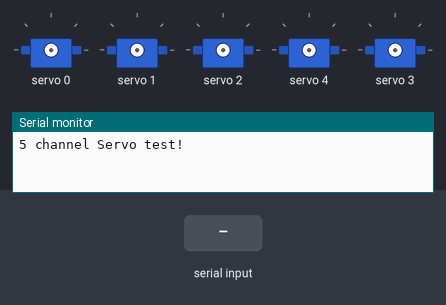
Bench run of a sketch on a simulated Arduino Uno, built with avr-gcc and run on an emulated ATmega328P. On the bench: 5 × servo, the last lines printed to the serial monitor. Inputs (shaded band) come from the test bench.

Above: at 1.2 s.
1.3 s: "to\n" received over Serial
2.8 s: "io\n" received over Serial
4.3 s: "mo\n" received over Serial
5.8 s: "ro\n" received over Serial
7.3 s: "lo\n" received over Serial
8.8 s: "tc\n" received over Serial
At 9.5 s:
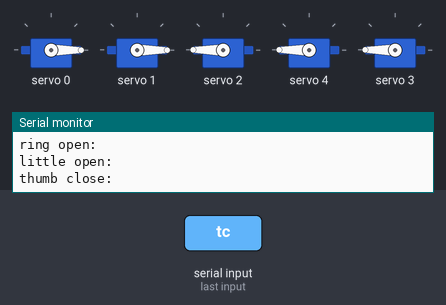
Timing chart, 0 to 11.3 s (numbered marks = the images above; inputs shaded):
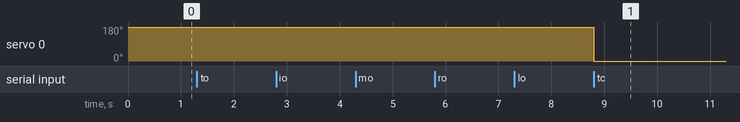

The sketch:

servo_code.ino
```cpp
#include <Wire.h>
#include <Adafruit_PWMServoDriver.h>

// called this way, it uses the default address 0x40, alternatively Adafruit_PWMServoDriver(0x40)
Adafruit_PWMServoDriver pwm = Adafruit_PWMServoDriver();

// needs tweaking to find min and max numbers
#define NUM_SERVO 5 // number of servos used
#define SERVOMIN  100 // This is the 'minimum' pulse length count (out of 4096) CALIBRATED
#define SERVOMAX  620 // This is the 'maximum' pulse length count (out of 4096) CALIBRATED
#define USMIN  400 // This is the rounded 'minimum' microsecond length based on the minimum pulse of 100
#define USMAX  2480 // This is the rounded 'maximum' microsecond length based on the maximum pulse of 620
#define SERVO_FREQ 60 // Analog servos run at ~50 Hz updates

int servoPins[NUM_SERVO] = {0, 1, 2, 3, 4};

/*---------------------------------------SETUP-------------------------------------------*/
void setup() {
  Serial.begin(9600);
  Serial.println("5 channel Servo test!");

  pwm.begin();
  pwm.setOscillatorFrequency(27000000);
  pwm.setPWMFreq(SERVO_FREQ);  // Analog servos run at ~50 Hz updates

  // init all servos to their min position during setup
  // for (int i = 0; i < NUM_SERVO; ++i){
  //   pwm.setPWM(servoPins[i], 0, SERVOMIN);
  // }

  delay(10);
}

// You can use this function if you'd like to set the pulse length in seconds
// e.g. setServoPulse(0, 0.001) is a ~1 millisecond pulse width. It's not precise!
void setServoPulse(uint8_t n, double pulse) {
  double pulselength;

  pulselength = 1000000;   // 1,000,000 us per second
  pulselength /= SERVO_FREQ;   // Analog servos run at ~60 Hz updates
  Serial.print(pulselength); Serial.println(" us per period");
  pulselength /= 4096;  // 12 bits of resolution
  Serial.print(pulselength); Serial.println(" us per bit");
  pulse *= 1000000;  // convert input seconds to us
  pulse /= pulselength;
  Serial.println(pulse);
  pwm.setPWM(n, 0, pulse);
}

/*---------------------------------------LOOP-------------------------------------------*/

uint8_t servonum = 0;
uint16_t open = USMIN;
uint16_t close = USMAX;

void loop() {

  if (Serial.available() > 0 ){
    String msg = Serial.readStringUntil('\n');
    msg.trim();

      if(msg == "to"){
        pwm.writeMicroseconds(0, close);
        Serial.println("thumb open: ");
      }
      else if (msg == "io"){
        pwm.writeMicroseconds(1, open);
        Serial.println("index open: ");
      }
      else if (msg == "mo"){
        pwm.writeMicroseconds(2, close);
        Serial.println("middle open: ");
      }
      else if(msg == "ro"){
        pwm.writeMicroseconds(4, close);
        Serial.println("ring open: ");
      }
      else if (msg == "lo"){
        pwm.writeMicroseconds(3, close);
        Serial.println("little open: ");
      }


      else if(msg == "tc"){
        pwm.writeMicroseconds(0, open);
        Serial.println("thumb close: ");
      }
      else if (msg == "ic"){
        pwm.writeMicroseconds(1, close);
        Serial.println("index close: ");
      }
      else if (msg == "mc"){
        pwm.writeMicroseconds(2, open);
        Serial.println("middle close: ");
      }
      else if(msg == "rc"){
        pwm.writeMicroseconds(4, open);
        Serial.println("ring close: ");
      }
      else if (msg == "lc"){
        pwm.writeMicroseconds(3, open);
        Serial.println("little close: ");
      }

      else {
        Serial.println("Invalid Command");
      }

    }


  }


  // Drive each servo one at a time using writeMicroseconds(), it's not precise due to calculation rounding!
  // The writeMicroseconds() function is used to mimic the Arduino Servo library writeMicroseconds() behavior.
  // for (uint16_t microsec = USMIN; microsec < USMAX; microsec++) {
  //   pwm.writeMicroseconds(servonum, microsec);
  // }
  // delay(500);
  // for (uint16_t microsec = USMAX; microsec > USMIN; microsec--) {
  //   pwm.writeMicroseconds(servonum, microsec);
  // }
  // delay(500);
  // servonum++;
  // if (servonum > 4) servonum = 0; // Testing the first 5 servo channels
  // }
```

Measured:
- after the input at 8.8 s, servo 0: 180° → 0° at once
